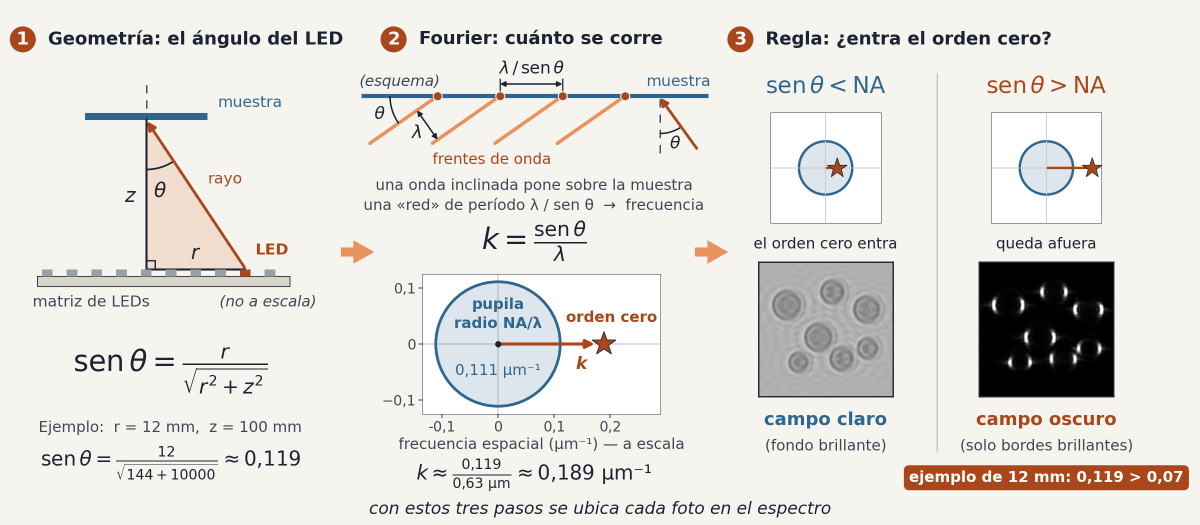
#> input picture report/charla_grupo_2026-11-17/figuras/puente.png, 2400 x 1050 px, found by its file name (shown at 1/2 size)
$ python cono_reciclado.py
#> lines starting #> are read from the running program, lines starting #| are printed output that depends on the picture
### report/charla_grupo_2026-11-17/scripts/idioma.py
"""Selector de idioma para las figuras de la charla.

Uso:   FIG_LANG=en python script.py      (por defecto: es)

    from idioma import EN, T, num, salida
    T("Período", "Period")          # texto según idioma
    num(0.185, 3)                   # '0,185' (es) / '0.185' (en)
    fig.savefig(salida("q2.png", AQUI))

En español todo queda exactamente como antes (la salida va junto al script).
En inglés la salida va a ../figuras_en/ con el mismo nombre de archivo.
"""
import os

LANG = os.environ.get("FIG_LANG", "es").lower()
EN = LANG == "en"


def T(es, en):
    return en if EN else es


# [4 lines left out: function num, not called in this run]


def salida(nombre, aqui):
    """Ruta de salida: junto al script en es; ../figuras_en/ en en."""
    if not EN:
        return os.path.join(aqui, nombre)
    d = os.path.join(os.path.dirname(os.path.abspath(aqui)) if os.path.isfile(aqui) else aqui, "..", "figuras_en")
    d = os.path.normpath(d)
    os.makedirs(d, exist_ok=True)
    return os.path.join(d, nombre)

### report/charla_grupo_2026-11-17/scripts/cono_reciclado.py
"""Figura 'cono_reciclado.png' (1800 x 960): ¿qué LEDs dan campo claro? Dos pasos.

Recicla puente.png (2400 x 1050, tres pasos): se queda con el paso 1 (geometría) y el paso 3
(regla sen θ contra NA), saca el paso 2 (Fourier, que va al anexo), renumera la regla como
paso 2 y dibuja una flecha nueva entre los dos. No vuelve a simular nada: recorta la imagen
que genera puente.py, así que el idioma lo hereda de ese archivo (si falta, corre puente.py)."""
import os
import subprocess
import sys
from PIL import Image, ImageDraw, ImageFont
from matplotlib import font_manager
from idioma import EN, salida

AQUI = os.path.dirname(os.path.abspath(__file__))
BG, NJ, NJC = "#F6F4EE", "#A9471A", "#E8925E"      # fondo, naranja oscuro y claro de puente.py
W, H = 1800, 960
Y0 = 30                            # se descartan 30 px de arriba y la frase final de abajo
X_REGLA, CORRE = 1430, 600         # el paso 3 empieza en x = 1430 y se corre 600 px a la izquierda


def puente():
    """puente.png del idioma en curso; si no está, lo genera con puente.py."""
    if EN:
        lugares = [os.path.join(AQUI, "..", "figuras_en", "puente.png")]
    else:
        lugares = [os.path.join(AQUI, "puente.png"), os.path.join(AQUI, "..", "figuras", "puente.png")]
    for p in lugares:
        if os.path.isfile(p):
            return p
    subprocess.run([sys.executable, os.path.join(AQUI, "puente.py")], check=True, cwd=AQUI)
    return lugares[0]


src = puente()
P = Image.open(src).convert("RGB")
assert P.size == (2400, 1050), P.size
out = Image.new("RGB", (W, H), BG)
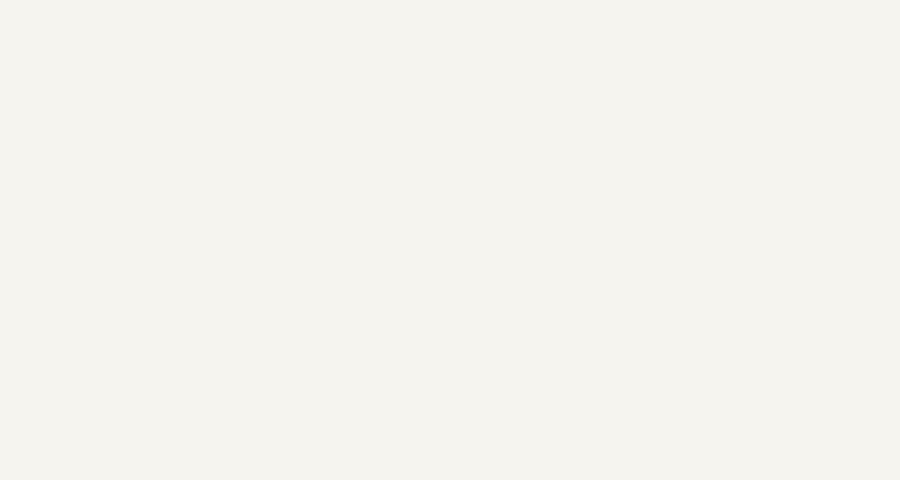
#> out: PIL image 1800x960 RGB (shown at 1/2 size); mean R, G, B 246, 244, 238
out.paste(P.crop((0, Y0, 720, Y0 + H)), (0, 0))                                 # paso 1
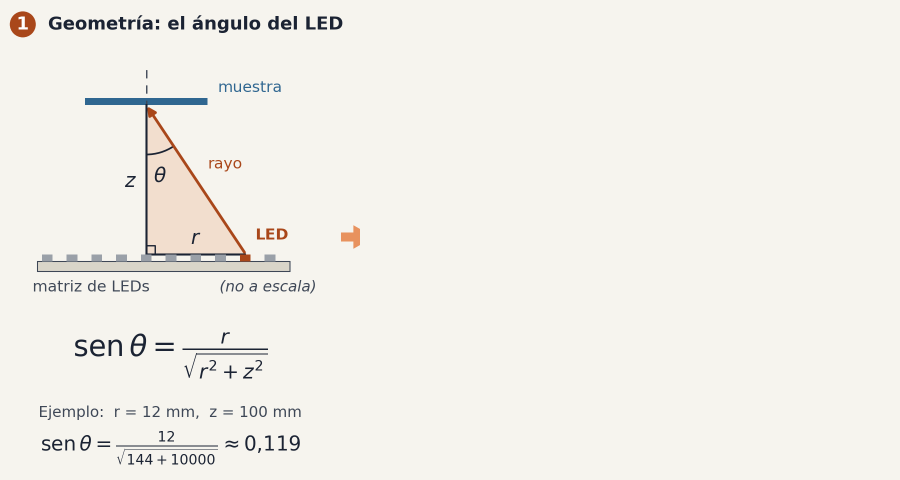
#> out: PIL image 1800x960 RGB (shown at 1/2 size); mean R, G, B 242, 239.6, 233.8
out.paste(P.crop((X_REGLA, Y0, 2400, Y0 + H)), (X_REGLA - CORRE, 0))            # paso 3 -> paso 2
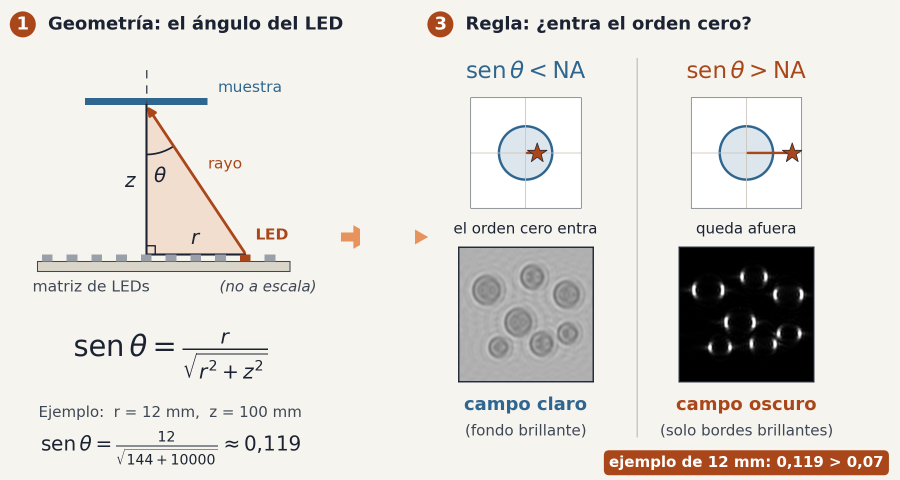
#> out: PIL image 1800x960 RGB (shown at 1/2 size); mean R, G, B 224.3, 220.9, 215.7

d = ImageDraw.Draw(out)
# flecha entre los dos pasos (antes se borran las dos de puente.png, que quedaron en los recortes)
d.rectangle((676, 440, 720, 510), fill=BG)
d.rectangle((826, 440, 862, 510), fill=BG)
d.rectangle((735, 452, 775, 488), fill=NJC)
d.polygon([(775, 432), (775, 508), (815, 470)], fill=NJC)
# el disco del número: "3" -> "2"
negrita = ImageFont.truetype(
    font_manager.findfont(font_manager.FontProperties(family="DejaVu Sans", weight="bold")), 36)
d.ellipse((853, 20, 907, 74), fill=NJ)
d.text((880, 47), "2", font=negrita, fill="white", anchor="mm")

dst = salida("cono_reciclado.png", AQUI)
out.save(dst)
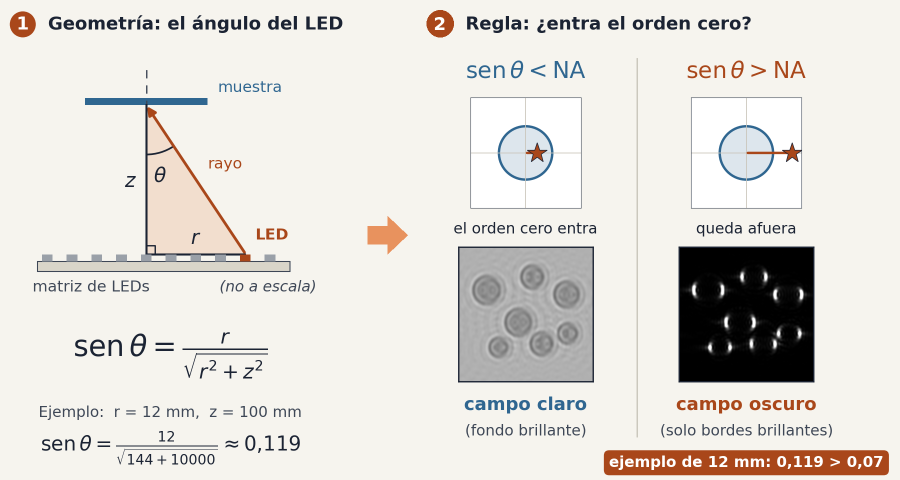
#> saved as cono_reciclado.png: PIL image 1800x960 RGB (shown at 1/2 size); mean R, G, B 224.3, 220.8, 215.5
print(f"{src} -> {dst}")
